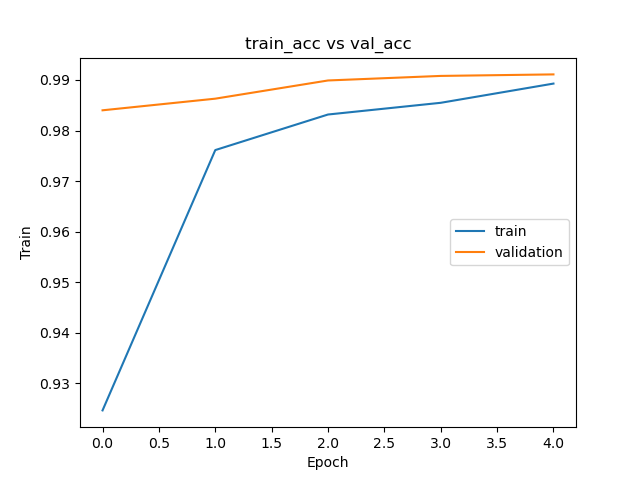
#> input picture handwriting recognition(Nmuber)/CNN/CNN.png, 640 x 480 px, given in place of the camera
$ python video_cap.py
#> lines starting #> are read from the running program, lines starting #| are printed output that depends on the picture; after the words box and inside, x2 and y2 are one past the last pixel; in counts of white or black regions, pixels touching at a corner belong together
import cv2
import matplotlib.pyplot as plt
import numpy as np

cap = cv2.VideoCapture(0)

while(True):
    # Capture frame-by-frame
    ret, frame = cap.read()
#> frame is the input picture: shape (480, 640, 3); mean B, G, R 250.4, 250.5, 250.5

    # [7 lines of commented-out code are left out]

    gray = cv2.cvtColor(frame, cv2.COLOR_BGR2GRAY)
    _, binary = cv2.threshold(gray, 127, 255, cv2.THRESH_BINARY)
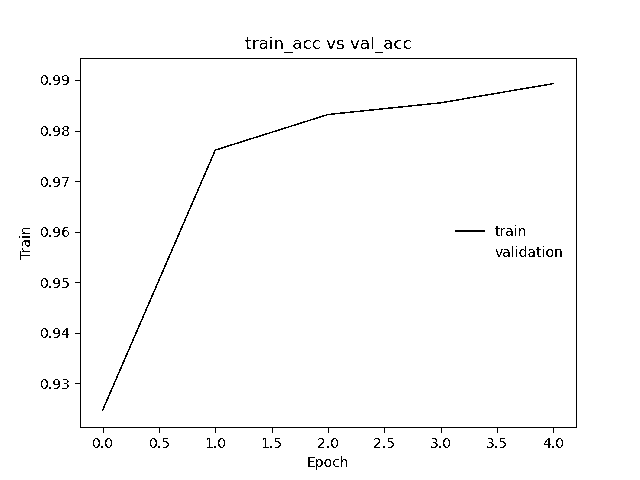
#> binary: shape (480, 640); 98.4% white; black in thin lines or dots, all inside (x1, y1, x2, y2) = (19, 37, 577, 470)

    contours, _ = cv2.findContours(binary, cv2.RETR_TREE, cv2.CHAIN_APPROX_SIMPLE)
#> contours = 176 contours, 95 with area under 20; largest, box (x1, y1, x2, y2) and area: (0, 0, 640, 480) 306081, (74, 57, 578, 434) 184900, (81, 59, 576, 427) 181298, (101, 82, 555, 412) 1534, (454, 229, 486, 233) 91
    cv2.drawContours(frame, contours, -1, (0, 255, 0), 3)
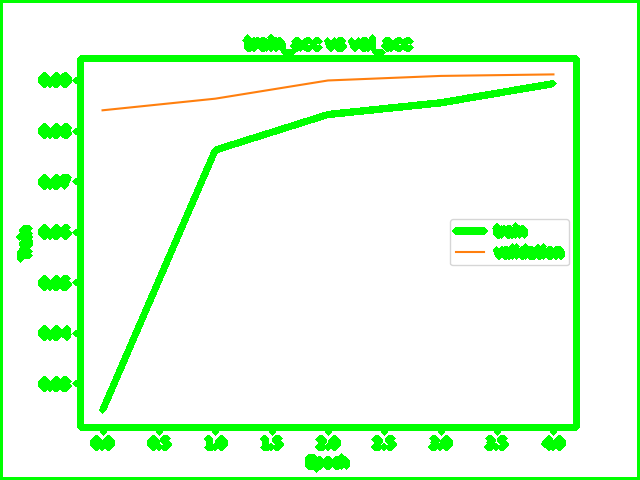
#> frame: shape (480, 640, 3); 11.13% of pixels changed, all inside (x1, y1, x2, y2) = (0, 0, 640, 480)

    # Display the resulting frame
    cv2.imshow('frame', frame)
    #cv2.imshow('mask', mask)
    if cv2.waitKey(25) & 0xFF == ord('q'):
#> (key q is pressed here)
        break

# When everything done, release the capture
cap.release()
cv2.destroyAllWindows()
